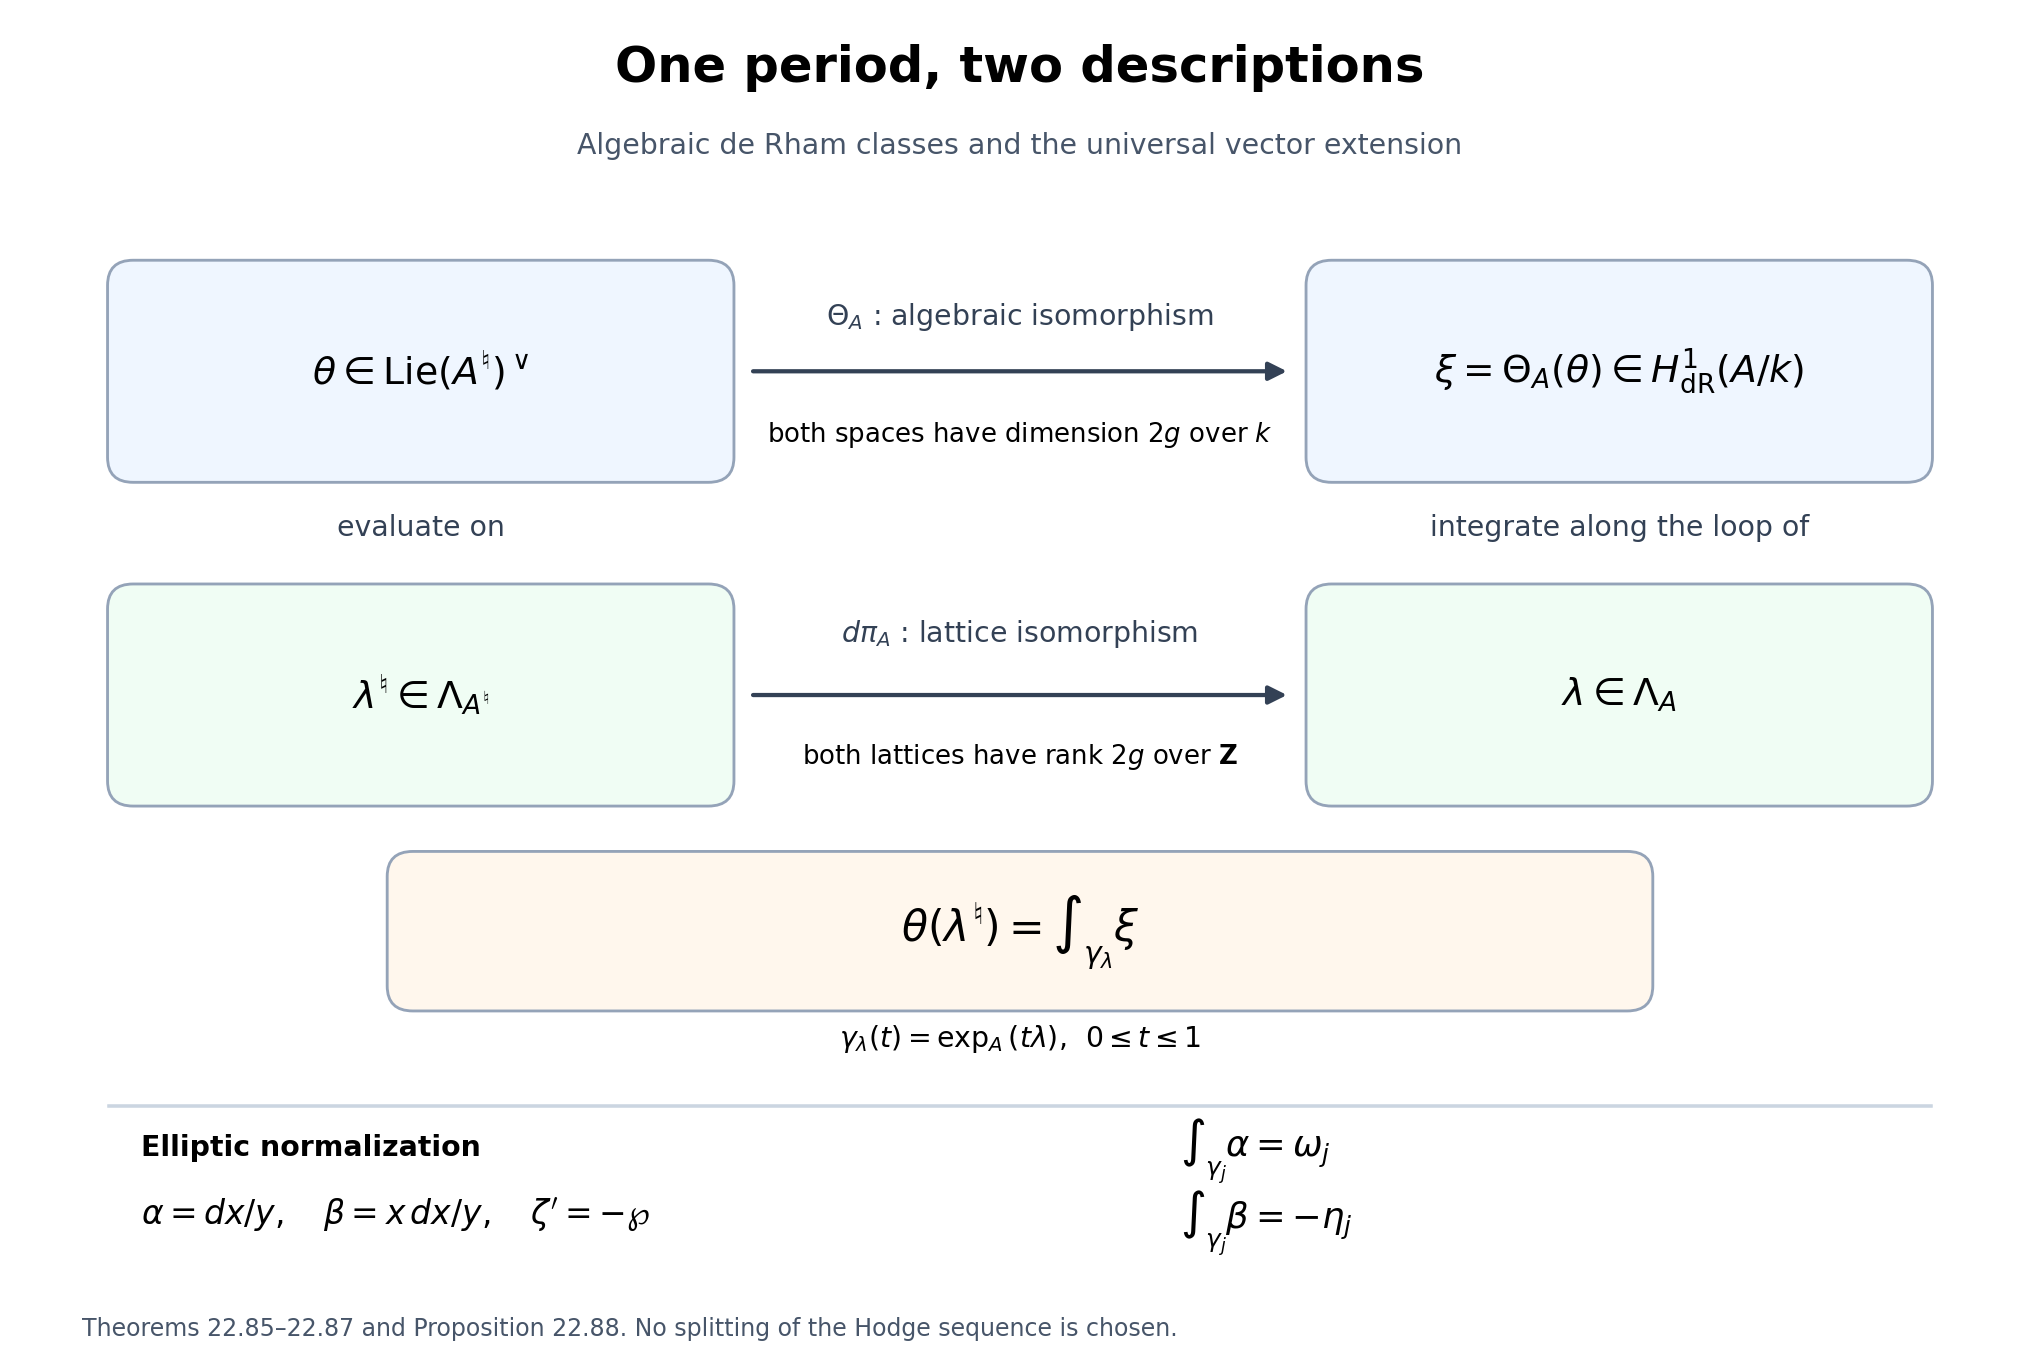

Python code for this plot:
"""Figure 22.6: maps and dimensions in 22.85--88, with no chosen splitting."""
from pathlib import Path
import matplotlib
matplotlib.use("Agg")
import matplotlib.pyplot as plt
from matplotlib.patches import FancyBboxPatch

plt.rcParams.update({"font.family": "DejaVu Sans", "mathtext.fontset": "dejavusans",
                     "font.size": 12})
fig, ax = plt.subplots(figsize=(12, 8), facecolor="white")
ax.set(xlim=(0, 12), ylim=(0, 8))
ax.axis("off")


def box(x, y, width, height, text, color="#eff6ff", size=16):
    ax.add_patch(FancyBboxPatch((x, y), width, height, boxstyle="round,pad=0.16",
                                facecolor=color, edgecolor="#94a3b8", linewidth=1.2))
    ax.text(x+width/2, y+height/2, text, ha="center", va="center", fontsize=size)


def arrow(start, end, label, label_position):
    ax.annotate("", end, start, arrowprops={"arrowstyle": "-|>", "lw": 1.8,
                                            "color": "#334155", "mutation_scale": 16})
    ax.text(*label_position, label, ha="center", va="center", fontsize=12,
            color="#334155")


ax.text(6, 7.65, "One period, two descriptions", ha="center", fontsize=21, weight="bold")
ax.text(6, 7.19, "Algebraic de Rham classes and the universal vector extension",
        ha="center", color="#475569")

box(.45, 5.25, 3.6, 1.1, r"$\theta\in\operatorname{Lie}(A^\natural)^\vee$")
box(7.95, 5.25, 3.6, 1.1, r"$\xi=\Theta_A(\theta)\in H^1_{\rm dR}(A/k)$")
arrow((4.3, 5.8), (7.7, 5.8), r"$\Theta_A$ : algebraic isomorphism", (6, 6.15))
ax.text(6, 5.35, r"both spaces have dimension $2g$ over $k$", ha="center", fontsize=11)

box(.45, 3.18, 3.6, 1.1, r"$\lambda^\natural\in\Lambda_{A^\natural}$", "#f0fdf4")
box(7.95, 3.18, 3.6, 1.1, r"$\lambda\in\Lambda_A$", "#f0fdf4")
arrow((4.3, 3.73), (7.7, 3.73), r"$d\pi_A$ : lattice isomorphism", (6, 4.12))
ax.text(6, 3.29, r"both lattices have rank $2g$ over $\mathbf{Z}$", ha="center", fontsize=11)
ax.text(2.25, 4.75, "evaluate on", ha="center", color="#334155")
ax.text(9.75, 4.75, "integrate along the loop of", ha="center", color="#334155")
box(2.2, 1.87, 7.6, .7,
    r"$\theta(\lambda^\natural)=\int_{\gamma_\lambda}\xi$", "#fff7ed", 18)
ax.text(6, 1.48, r"$\gamma_\lambda(t)=\exp_A(t\lambda)$,  $0\leq t\leq1$",
        ha="center", fontsize=12)

ax.plot([.3, 11.7], [1.1, 1.1], color="#cbd5e1")
ax.text(.5, .78, "Elliptic normalization", weight="bold", fontsize=12)
ax.text(.5, .35, r"$\alpha=dx/y,\quad\beta=x\,dx/y,\quad\zeta'=-\wp$", fontsize=14)
ax.text(7, .78, r"$\int_{\gamma_j}\alpha=\omega_j$", fontsize=15)
ax.text(7, .32, r"$\int_{\gamma_j}\beta=-\eta_j$", fontsize=15)
fig.text(.04, .018, "Theorems 22.85–22.87 and Proposition 22.88. No splitting of the Hodge sequence is chosen.",
         fontsize=10, color="#475569")
fig.subplots_adjust(left=.03, right=.97, top=.98, bottom=.06)
output = Path(__file__).with_suffix(".png")
fig.savefig(output, dpi=170, facecolor="white")
plt.close(fig)
print(output)
